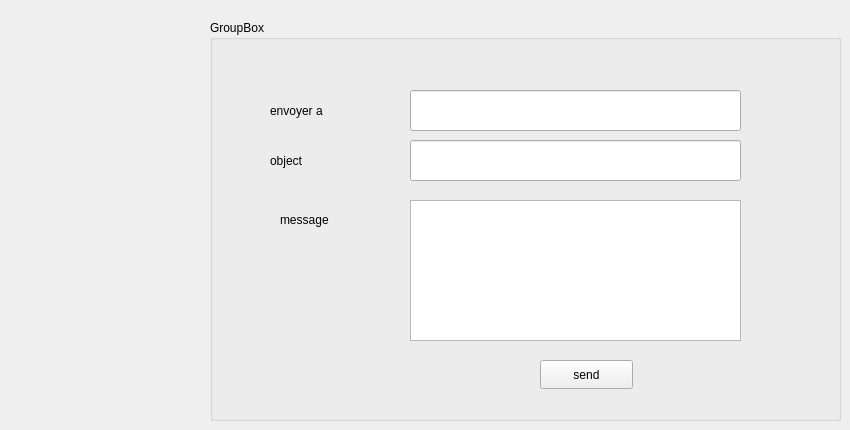
       <widget class="QWidget" name="sendmail">
        <attribute name="title">
         <string>Page</string>
        </attribute>
        <widget class="QGroupBox" name="groupBox_12">
         <property name="geometry">
          <rect>
           <x>210</x>
           <y>20</y>
           <width>631</width>
           <height>401</height>
          </rect>
         </property>
         <property name="title">
          <string>GroupBox</string>
         </property>
         <widget class="QLabel" name="label_50">
          <property name="geometry">
           <rect>
            <x>60</x>
            <y>70</y>
            <width>151</width>
            <height>41</height>
           </rect>
          </property>
          <property name="text">
           <string>envoyer a</string>
          </property>
         </widget>
         <widget class="QLineEdit" name="a_mail_2">
          <property name="geometry">
           <rect>
            <x>200</x>
            <y>70</y>
            <width>331</width>
            <height>41</height>
           </rect>
          </property>
         </widget>
         <widget class="QLabel" name="label_51">
          <property name="geometry">
           <rect>
            <x>60</x>
            <y>120</y>
            <width>151</width>
            <height>41</height>
           </rect>
          </property>
          <property name="text">
           <string>object</string>
          </property>
         </widget>
         <widget class="QLineEdit" name="objet_mail_2">
          <property name="geometry">
           <rect>
            <x>200</x>
            <y>120</y>
            <width>331</width>
            <height>41</height>
           </rect>
          </property>
         </widget>
         <widget class="QLabel" name="label_52">
          <property name="geometry">
           <rect>
            <x>70</x>
            <y>190</y>
            <width>63</width>
            <height>20</height>
           </rect>
          </property>
          <property name="text">
           <string>message</string>
          </property>
         </widget>
         <widget class="QPlainTextEdit" name="message_mail_2">
          <property name="geometry">
           <rect>
            <x>200</x>
            <y>180</y>
            <width>331</width>
            <height>141</height>
           </rect>
          </property>
         </widget>
         <widget class="QPushButton" name="pushButton_send_2">
          <property name="geometry">
           <rect>
            <x>330</x>
            <y>340</y>
            <width>93</width>
            <height>29</height>
           </rect>
          </property>
          <property name="text">
           <string>send</string>
          </property>
         </widget>
        </widget>
       </widget>
